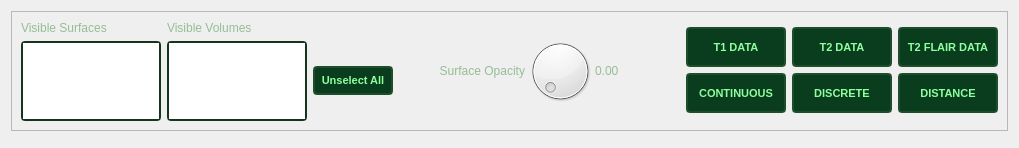
      <widget class="QWidget" name="continuousMode">
       <layout class="QGridLayout" name="gridLayout_5">
        <item row="2" column="0">
         <widget class="QFrame" name="frame">
          <property name="sizePolicy">
           <sizepolicy hsizetype="Expanding" vsizetype="Expanding">
            <horstretch>0</horstretch>
            <verstretch>0</verstretch>
           </sizepolicy>
          </property>
          <property name="minimumSize">
           <size>
            <width>650</width>
            <height>0</height>
           </size>
          </property>
          <property name="styleSheet">
           <string notr="true">background-color: rgb(6, 16, 9);
border-color: rgb(20, 52, 30);
border-style: solid;
border-width: 2px;
border-radius: 10px;</string>
          </property>
          <property name="frameShape">
           <enum>QFrame::StyledPanel</enum>
          </property>
          <property name="frameShadow">
           <enum>QFrame::Plain</enum>
          </property>
         </widget>
        </item>
        <item row="1" column="0">
         <widget class="QFrame" name="frame_2">
          <property name="enabled">
           <bool>true</bool>
          </property>
          <property name="sizePolicy">
           <sizepolicy hsizetype="Preferred" vsizetype="Preferred">
            <horstretch>0</horstretch>
            <verstretch>0</verstretch>
           </sizepolicy>
          </property>
          <property name="minimumSize">
           <size>
            <width>0</width>
            <height>50</height>
           </size>
          </property>
          <property name="layoutDirection">
           <enum>Qt::LeftToRight</enum>
          </property>
          <property name="frameShape">
           <enum>QFrame::StyledPanel</enum>
          </property>
          <property name="frameShadow">
           <enum>QFrame::Raised</enum>
          </property>
          <layout class="QGridLayout" name="gridLayout_3">
           <item row="2" column="4">
            <layout class="QHBoxLayout" name="horizontalLayout_3" stretch="0,0,0">
             <property name="spacing">
              <number>0</number>
             </property>
             <property name="sizeConstraint">
              <enum>QLayout::SetMinimumSize</enum>
             </property>
             <property name="topMargin">
              <number>0</number>
             </property>
             <property name="rightMargin">
              <number>10</number>
             </property>
             <property name="bottomMargin">
              <number>0</number>
             </property>
             <item>
              <widget class="QLabel" name="label_3">
               <property name="styleSheet">
                <string notr="true">color: rgb(149, 189, 149);
font: 9pt &quot;Google Sans&quot;;</string>
               </property>
               <property name="text">
                <string>Surface Opacity</string>
               </property>
               <property name="alignment">
                <set>Qt::AlignRight|Qt::AlignTrailing|Qt::AlignVCenter</set>
               </property>
              </widget>
             </item>
             <item>
              <widget class="QDial" name="dial">
               <property name="minimumSize">
                <size>
                 <width>0</width>
                 <height>50</height>
                </size>
               </property>
               <property name="maximumSize">
                <size>
                 <width>70</width>
                 <height>70</height>
                </size>
               </property>
              </widget>
             </item>
             <item>
              <widget class="QLabel" name="opacityValueLabel">
               <property name="minimumSize">
                <size>
                 <width>35</width>
                 <height>0</height>
                </size>
               </property>
               <property name="styleSheet">
                <string notr="true">color: rgb(149, 189, 149);
font: 12pt &quot;Google Sans&quot;;</string>
               </property>
               <property name="text">
                <string>0.00</string>
               </property>
               <property name="alignment">
                <set>Qt::AlignLeading|Qt::AlignLeft|Qt::AlignVCenter</set>
               </property>
              </widget>
             </item>
            </layout>
           </item>
           <item row="2" column="3">
            <spacer name="horizontalSpacer_2">
             <property name="orientation">
              <enum>Qt::Horizontal</enum>
             </property>
             <property name="sizeHint" stdset="0">
              <size>
               <width>40</width>
               <height>20</height>
              </size>
             </property>
            </spacer>
           </item>
           <item row="2" column="5">
            <spacer name="horizontalSpacer">
             <property name="orientation">
              <enum>Qt::Horizontal</enum>
             </property>
             <property name="sizeHint" stdset="0">
              <size>
               <width>40</width>
               <height>20</height>
              </size>
             </property>
            </spacer>
           </item>
           <item row="2" column="6">
            <layout class="QGridLayout" name="gridLayout_10">
             <property name="rightMargin">
              <number>0</number>
             </property>
             <property name="horizontalSpacing">
              <number>6</number>
             </property>
             <property name="verticalSpacing">
              <number>0</number>
             </property>
             <item row="0" column="1">
              <widget class="QPushButton" name="pushButton_T2">
               <property name="minimumSize">
                <size>
                 <width>100</width>
                 <height>40</height>
                </size>
               </property>
               <property name="maximumSize">
                <size>
                 <width>100</width>
                 <height>16777215</height>
                </size>
               </property>
               <property name="styleSheet">
                <string notr="true">QPushButton:disabled#pushButton_T2
{
color: gray;
}
QPushButton:hover#pushButton_T2
{
background-color: rgb(54, 113, 38);
}
QPushButton:pressed#pushButton_T2 {background-color:rgb(143, 180,146);}
QPushButton:checked#pushButton_T2 {background-color:rgb(143, 180,146);color: rgb(6,16,19);}
QPushButton#pushButton_T2
{
background-color: rgb(10, 61, 29);
color: rgb(161, 226, 158);
border-style: outset;
border-width: 2px;
border-radius: 4px;
border-color: rgb(29, 77, 43);
font: bold 11px;
padding: 6px;
color: rgb(142, 255, 159);
font: 9pt &quot;Google Sans&quot;;
border-style: solid;
}</string>
               </property>
               <property name="text">
                <string>T2 DATA</string>
               </property>
               <property name="checkable">
                <bool>true</bool>
               </property>
              </widget>
             </item>
             <item row="0" column="0">
              <widget class="QPushButton" name="pushButton_T1">
               <property name="minimumSize">
                <size>
                 <width>100</width>
                 <height>40</height>
                </size>
               </property>
               <property name="maximumSize">
                <size>
                 <width>100</width>
                 <height>16777215</height>
                </size>
               </property>
               <property name="styleSheet">
                <string notr="true">QPushButton:disabled#pushButton_T1
{
color: gray;
}
QPushButton:hover#pushButton_T1
{
background-color: rgb(54, 113, 38);
}
QPushButton:pressed#pushButton_T1 {background-color:rgb(143, 180,146);}
QPushButton:checked#pushButton_T1 {background-color:rgb(143, 180,146);color: rgb(6,16,19);}
QPushButton#pushButton_T1
{
background-color: rgb(10, 61, 29);
color: rgb(161, 226, 158);
border-style: outset;
border-width: 2px;
border-radius: 4px;
border-color: rgb(29, 77, 43);
font: bold 11px;
padding: 6px;
color: rgb(142, 255, 159);
font: 9pt &quot;Google Sans&quot;;
border-style: solid;
}</string>
               </property>
               <property name="text">
                <string>T1 DATA</string>
               </property>
               <property name="checkable">
                <bool>true</bool>
               </property>
               <property name="checked">
                <bool>false</bool>
               </property>
              </widget>
             </item>
             <item row="0" column="2">
              <widget class="QPushButton" name="pushButton_FLAIR">
               <property name="minimumSize">
                <size>
                 <width>100</width>
                 <height>40</height>
                </size>
               </property>
               <property name="maximumSize">
                <size>
                 <width>100</width>
                 <height>16777215</height>
                </size>
               </property>
               <property name="styleSheet">
                <string notr="true">QPushButton:disabled#pushButton_FLAIR
{
color: gray;
}
QPushButton:hover#pushButton_FLAIR
{
background-color: rgb(54, 113, 38);
}
QPushButton:pressed#pushButton_FLAIR {background-color:rgb(143, 180,146);}
QPushButton:checked#pushButton_FLAIR {background-color:rgb(143, 180,146);color: rgb(6,16,19);}
QPushButton#pushButton_FLAIR
{
background-color: rgb(10, 61, 29);
color: rgb(161, 226, 158);
border-style: outset;
border-width: 2px;
border-radius: 4px;
border-color: rgb(29, 77, 43);
font: bold 11px;
padding: 6px;
color: rgb(142, 255, 159);
font: 9pt &quot;Google Sans&quot;;
border-style: solid;
}</string>
               </property>
               <property name="text">
                <string>T2 FLAIR DATA</string>
               </property>
               <property name="checkable">
                <bool>true</bool>
               </property>
              </widget>
             </item>
             <item row="1" column="0">
              <widget class="QPushButton" name="pushButton_Continuous">
               <property name="minimumSize">
                <size>
                 <width>100</width>
                 <height>40</height>
                </size>
               </property>
               <property name="maximumSize">
                <size>
                 <width>100</width>
                 <height>16777215</height>
                </size>
               </property>
               <property name="styleSheet">
                <string notr="true">QPushButton:disabled#pushButton_Continuous
{
color: gray;
}
QPushButton:hover#pushButton_Continuous
{
background-color: rgb(54, 113, 38);
}
QPushButton:pressed#pushButton_Continuous {background-color:rgb(143, 180,146);}
QPushButton:checked#pushButton_Continuous {background-color:rgb(143, 180,146);color: rgb(6,16,19);}
QPushButton#pushButton_Continuous
{
background-color: rgb(10, 61, 29);
color: rgb(161, 226, 158);
border-style: outset;
border-width: 2px;
border-radius: 4px;
border-color: rgb(29, 77, 43);
font: bold 11px;
padding: 6px;
color: rgb(142, 255, 159);
font: 9pt &quot;Google Sans&quot;;
border-style: solid;
}</string>
               </property>
               <property name="text">
                <string>CONTINUOUS</string>
               </property>
               <property name="checkable">
                <bool>true</bool>
               </property>
               <property name="checked">
                <bool>false</bool>
               </property>
              </widget>
             </item>
             <item row="1" column="1">
              <widget class="QPushButton" name="pushButton_Discrete">
               <property name="minimumSize">
                <size>
                 <width>100</width>
                 <height>40</height>
                </size>
               </property>
               <property name="maximumSize">
                <size>
                 <width>100</width>
                 <height>16777215</height>
                </size>
               </property>
               <property name="styleSheet">
                <string notr="true">QPushButton:disabled#pushButton_Discrete
{
color: gray;
}
QPushButton:hover#pushButton_Discrete
{
background-color: rgb(54, 113, 38);
}
QPushButton:pressed#pushButton_Discrete {background-color:rgb(143, 180,146);}
QPushButton:checked#pushButton_Discrete {background-color:rgb(143, 180,146);color: rgb(6,16,19);}
QPushButton#pushButton_Discrete
{
background-color: rgb(10, 61, 29);
color: rgb(161, 226, 158);
border-style: outset;
border-width: 2px;
border-radius: 4px;
border-color: rgb(29, 77, 43);
font: bold 11px;
padding: 6px;
color: rgb(142, 255, 159);
font: 9pt &quot;Google Sans&quot;;
border-style: solid;
}</string>
               </property>
               <property name="text">
                <string>DISCRETE</string>
               </property>
               <property name="checkable">
                <bool>true</bool>
               </property>
              </widget>
             </item>
             <item row="1" column="2">
              <widget class="QPushButton" name="pushButton_Distance">
               <property name="minimumSize">
                <size>
                 <width>100</width>
                 <height>40</height>
                </size>
               </property>
               <property name="maximumSize">
                <size>
                 <width>100</width>
                 <height>16777215</height>
                </size>
               </property>
               <property name="styleSheet">
                <string notr="true">QPushButton:disabled#pushButton_Distance
{
color: gray;
}
QPushButton:hover#pushButton_Distance
{
background-color: rgb(54, 113, 38);
}
QPushButton:pressed#pushButton_Distance {background-color:rgb(143, 180,146);}
QPushButton:checked#pushButton_Distance {background-color:rgb(143, 180,146);color: rgb(6,16,19);}
QPushButton#pushButton_Distance
{
background-color: rgb(10, 61, 29);
color: rgb(161, 226, 158);
border-style: outset;
border-width: 2px;
border-radius: 4px;
border-color: rgb(29, 77, 43);
font: bold 11px;
padding: 6px;
color: rgb(142, 255, 159);
font: 9pt &quot;Google Sans&quot;;
border-style: solid;
}</string>
               </property>
               <property name="text">
                <string>DISTANCE</string>
               </property>
               <property name="checkable">
                <bool>true</bool>
               </property>
              </widget>
             </item>
            </layout>
           </item>
           <item row="2" column="1">
            <layout class="QGridLayout" name="gridLayout_11">
             <property name="rightMargin">
              <number>0</number>
             </property>
             <item row="1" column="1">
              <widget class="QListView" name="listView_Structural">
               <property name="sizePolicy">
                <sizepolicy hsizetype="Minimum" vsizetype="Fixed">
                 <horstretch>0</horstretch>
                 <verstretch>0</verstretch>
                </sizepolicy>
               </property>
               <property name="minimumSize">
                <size>
                 <width>0</width>
                 <height>80</height>
                </size>
               </property>
               <property name="maximumSize">
                <size>
                 <width>140</width>
                 <height>80</height>
                </size>
               </property>
               <property name="styleSheet">
                <string notr="true">border-color: rgb(20, 52, 30);
color: rgb(149, 189, 149);
border-style: solid;
border-width: 2px;
border-radius: 4px;
</string>
               </property>
              </widget>
             </item>
             <item row="0" column="0">
              <widget class="QLabel" name="label_4">
               <property name="styleSheet">
                <string notr="true">color: rgb(149, 189, 149);
font: 9pt &quot;Google Sans&quot;;</string>
               </property>
               <property name="text">
                <string>Visible Surfaces</string>
               </property>
               <property name="alignment">
                <set>Qt::AlignLeading|Qt::AlignLeft|Qt::AlignVCenter</set>
               </property>
              </widget>
             </item>
             <item row="0" column="1">
              <widget class="QLabel" name="label_5">
               <property name="styleSheet">
                <string notr="true">color: rgb(149, 189, 149);
font: 9pt &quot;Google Sans&quot;;</string>
               </property>
               <property name="text">
                <string>Visible Volumes</string>
               </property>
               <property name="alignment">
                <set>Qt::AlignLeading|Qt::AlignLeft|Qt::AlignVCenter</set>
               </property>
              </widget>
             </item>
             <item row="1" column="0">
              <widget class="QListView" name="listView">
               <property name="sizePolicy">
                <sizepolicy hsizetype="Minimum" vsizetype="Fixed">
                 <horstretch>0</horstretch>
                 <verstretch>0</verstretch>
                </sizepolicy>
               </property>
               <property name="maximumSize">
                <size>
                 <width>140</width>
                 <height>80</height>
                </size>
               </property>
               <property name="styleSheet">
                <string notr="true">border-color: rgb(20, 52, 30);
color: rgb(149, 189, 149);
border-style: solid;
border-width: 2px;
border-radius: 4px;
</string>
               </property>
              </widget>
             </item>
             <item row="1" column="2">
              <widget class="QPushButton" name="pushButton_UnselectAllSubjects">
               <property name="minimumSize">
                <size>
                 <width>80</width>
                 <height>0</height>
                </size>
               </property>
               <property name="styleSheet">
                <string notr="true">QPushButton:hover#pushButton_UnselectAllSubjects
{
background-color: rgb(54, 113, 38);
}
QPushButton:pressed#pushButton_UnselectAllSubjects {background-color:rgb(143, 180,146);}
QPushButton#pushButton_UnselectAllSubjects
{
background-color: rgb(10, 61, 29);
color: rgb(161, 226, 158);
border-style: outset;
border-width: 2px;
border-radius: 4px;
border-color: rgb(29, 77, 43);
font: bold 11px;
padding: 6px;
color: rgb(142, 255, 159);
font: 9pt &quot;Google Sans&quot;;
border-style: solid;
}</string>
               </property>
               <property name="text">
                <string>Unselect All</string>
               </property>
              </widget>
             </item>
            </layout>
           </item>
          </layout>
         </widget>
        </item>
       </layout>
      </widget>
